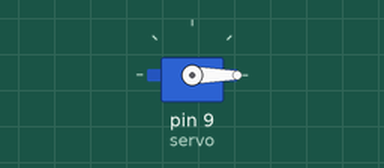
This sketch was run on a simulated Arduino Uno, built with avr-gcc and run on an emulated ATmega328P. On the bench: servo.

Above: at 0.05 s.
At 6.5 s:
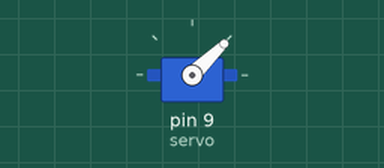
At 9.75 s:
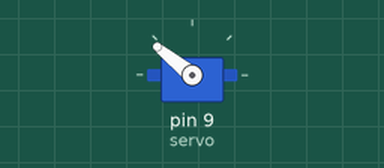
At 13.0 s:
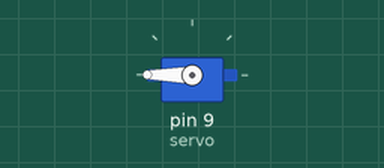
Timing chart, 0 to 16.9 s (numbered marks = the images above):
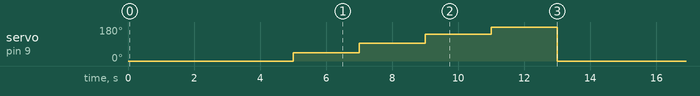

Measured:
- by itself, servo on pin 9 (servo): repeats every 13.0 s: 93° 2.0 s, 141° 2.0 s, 180° 2.0 s, 0° 5.0 s, 44° 2.0 s

The sketch:

ServoTest.ino
```cpp
#include <Servo.h>

Servo servo;

void setup() {
  servo.attach(9);
}

void loop() {
    // put your main code here, to run repeatedly:
    servo.writeMicroseconds(300);
    delay(5000);
    servo.writeMicroseconds(1000);
    delay(2000);
    servo.writeMicroseconds(1500);
    delay(2000);
    servo.writeMicroseconds(2000);
    delay(2000);
    servo.writeMicroseconds(2500);
    delay(2000);
}
```
